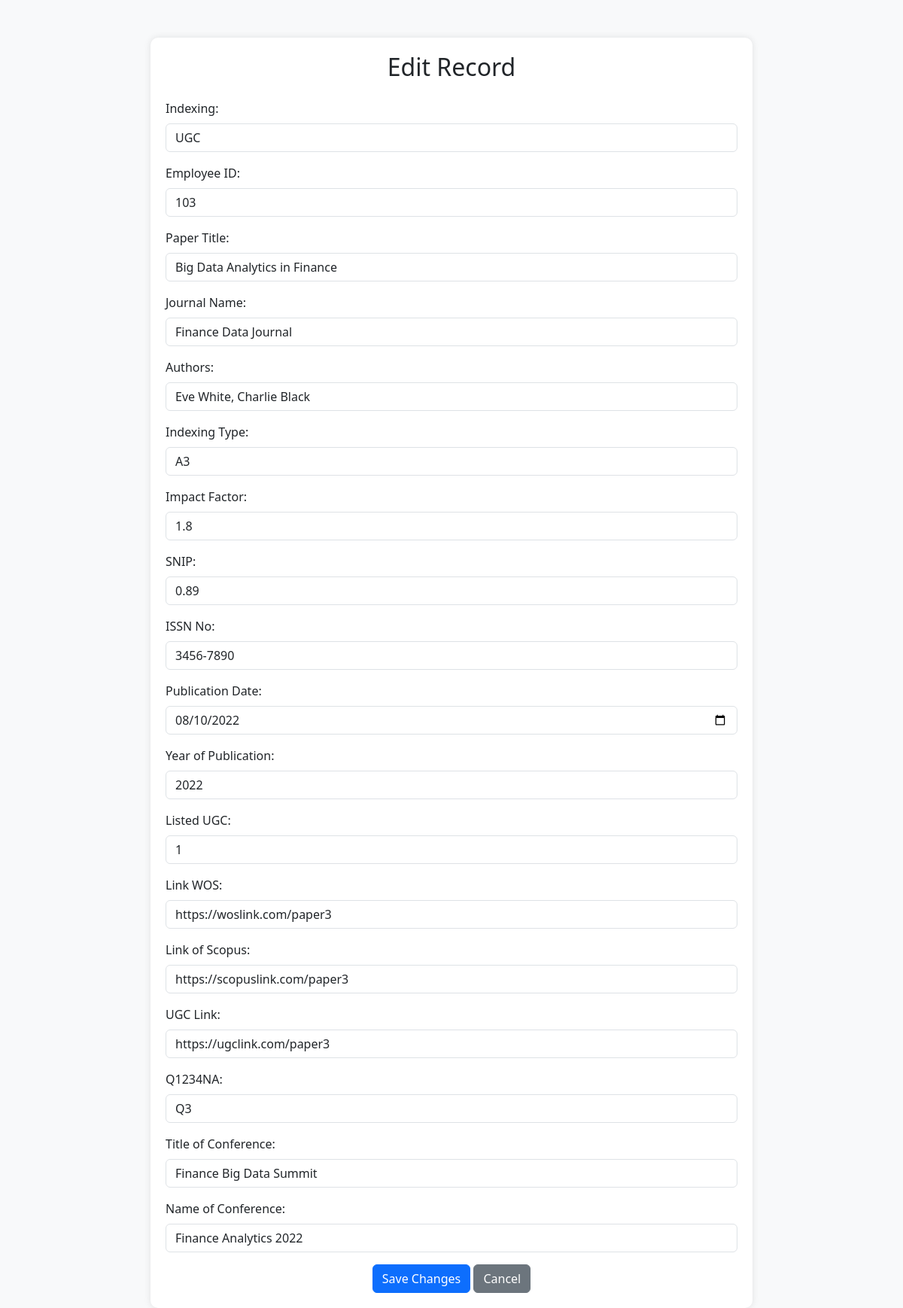
Page /edit.php?Si_no=3 on the committed database.
### tables this page shows
CREATE TABLE `publications_23` (
  `Si_no` int(11) NOT NULL,
  `indexing` varchar(50) DEFAULT NULL,
  `Emp_id` int(100) DEFAULT NULL,
  `paper_title` text DEFAULT NULL,
  `journal_name` text DEFAULT NULL,
  `authors` text DEFAULT NULL,
  `indexing_type` varchar(255) DEFAULT NULL,
  `impact_factor` float DEFAULT NULL,
  `snip` varchar(50) DEFAULT NULL,
  `issn_no` varchar(50) DEFAULT NULL,
  `publication_date` date DEFAULT NULL,
  `Year_of_publication` year(4) DEFAULT NULL,
  `listed_ugc` tinyint(1) DEFAULT NULL,
  `link_wos` varchar(1000) DEFAULT NULL,
  `link_of_scopus` varchar(1000) DEFAULT NULL,
  `ugc_link` varchar(1000) DEFAULT NULL,
  `Q1234NA` varchar(100) DEFAULT NULL,
  `title_of_conference` varchar(1000) DEFAULT NULL,
  `name_of_conference` varchar(1000) DEFAULT NULL
);

### edit.php (the view, shortened to what this page needs)
<?php
include('db_connection.php');
$Si_no = intval($_GET['Si_no']);
$query = "SELECT * FROM publications_23 WHERE Si_no = ?";
$stmt = $conn->prepare($query);
$stmt->bind_param("i", $Si_no);
$stmt->execute();
$result = $stmt->get_result();
$row = $result->fetch_assoc();
?>
<!DOCTYPE html>
<html lang="en">
<head>
    <link href="https://cdn.jsdelivr.net/npm/bootstrap@5.3.0/dist/css/bootstrap.min.css" rel="stylesheet">
</head>
<body>
<div class="container">
    <h2 class="text-center mb-4">Edit Record</h2>
    <form action="update_data.php" method="POST">
        <div class="mb-3">
            <label class="form-label">Indexing:</label>
            <input type="text" name="indexing" class="form-control" value="<?= htmlspecialchars($row['indexing']) ?>">
        </div>
        <div class="mb-3">
            <label class="form-label">Employee ID:</label>
            <input type="text" name="Emp_id" class="form-control" value="<?= htmlspecialchars($row['Emp_id']) ?>">
        </div>
        <div class="mb-3">
            <label class="form-label">Paper Title:</label>
            <input type="text" name="paper_title" class="form-control" value="<?= htmlspecialchars($row['paper_title']) ?>">
        </div>
        <div class="mb-3">
            <label class="form-label">Journal Name:</label>
            <input type="text" name="journal_name" class="form-control" value="<?= htmlspecialchars($row['journal_name']) ?>">
        </div>
        <div class="mb-3">
            <label class="form-label">Authors:</label>
            <input type="text" name="authors" class="form-control" value="<?= htmlspecialchars($row['authors']) ?>">
        </div>
        <div class="mb-3">
            <label class="form-label">Indexing Type:</label>
            <input type="text" name="indexing_type" class="form-control" value="<?= htmlspecialchars($row['indexing_type']) ?>">
        </div>
        <div class="mb-3">
            <label class="form-label">Impact Factor:</label>
            <input type="text" name="impact_factor" class="form-control" value="<?= htmlspecialchars($row['impact_factor']) ?>">
        </div>
        <div class="mb-3">
            <label class="form-label">SNIP:</label>
            <input type="text" name="snip" class="form-control" value="<?= htmlspecialchars($row['snip']) ?>">
        </div>
        <div class="mb-3">
            <label class="form-label">ISSN No:</label>
            <input type="text" name="issn_no" class="form-control" value="<?= htmlspecialchars($row['issn_no']) ?>">
        </div>
        <div class="mb-3">
            <label class="form-label">Publication Date:</label>
            <input type="date" name="publication_date" class="form-control" value="<?= htmlspecialchars($row['publication_date']) ?>">
        </div>
        <div class="mb-3">
            <label class="form-label">Year of Publication:</label>
            <input type="text" name="Year_of_publication" class="form-control" value="<?= htmlspecialchars($row['Year_of_publication']) ?>">
        </div>
        <div class="mb-3">
            <label class="form-label">Listed UGC:</label>
            <input type="text" name="listed_ugc" class="form-control" value="<?= htmlspecialchars($row['listed_ugc']) ?>">
        </div>
        <div class="mb-3">
            <label class="form-label">Link WOS:</label>
            <input type="text" name="link_wos" class="form-control" value="<?= htmlspecialchars($row['link_wos']) ?>">
        </div>
        <div class="mb-3">
            <label class="form-label">Link of Scopus:</label>
            <input type="text" name="link_of_scopus" class="form-control" value="<?= htmlspecialchars($row['link_of_scopus']) ?>">
        </div>
        <div class="mb-3">
            <label class="form-label">UGC Link:</label>
            <input type="text" name="ugc_link" class="form-control" value="<?= htmlspecialchars($row['ugc_link']) ?>">
        </div>
        <div class="mb-3">
            <label class="form-label">Q1234NA:</label>
            <input type="text" name="Q1234NA" class="form-control" value="<?= htmlspecialchars($row['Q1234NA']) ?>">
        </div>
        <div class="mb-3">
            <label class="form-label">Title of Conference:</label>
            <input type="text" name="title_of_conference" class="form-control" value="<?= htmlspecialchars($row['title_of_conference']) ?>">
        </div>
        <div class="mb-3">
            <label class="form-label">Name of Conference:</label>
            <input type="text" name="name_of_conference" class="form-control" value="<?= htmlspecialchars($row['name_of_conference']) ?>">
        </div>
        <div class="text-center">
            <button type="submit" class="btn btn-primary">Save Changes</button>
            <a href="index.php" class="btn btn-secondary">Cancel</a>
        </div>
    </form>
</div>
</body>
</html>

### edit.php (style rules this page uses)
body { background-color: #f8f9fa; }
.container { max-width: 800px; margin-top: 50px; background: white; padding: 20px; border-radius: 10px; box-shadow: 0px 0px 10px rgba(0, 0, 0, 0.1); }

### rows in the picture
publications_23: indexing "UGC", Emp_id "103", paper_title "Big Data Analytics in Finance", journal_name "Finance Data Journal", authors "Eve White, Charlie Black", indexing_type "A3", impact_factor "1.8", snip "0.89", issn_no "3456-7890", publication_date "08/10/2022", Year_of_publication "2022", listed_ugc "1", link_wos "https://woslink.com/paper3", link_of_scopus "https://scopuslink.com/paper3", ugc_link "https://ugclink.com/paper3", Q1234NA "Q3", title_of_conference "Finance Big Data Summit", name_of_conference "Finance Analytics 2022"
